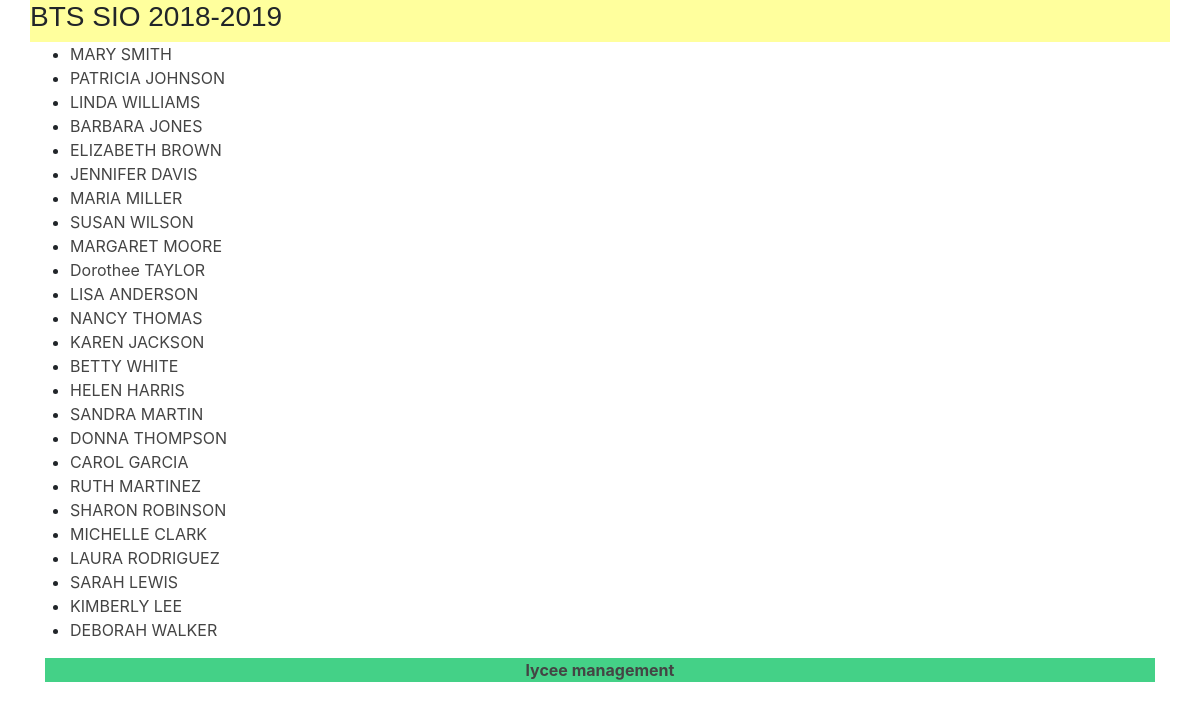
Screenshot of /lycee/3 with the database file from the repository.
### lycee/models.py (models this page shows, shortened)
class Cursus(models.Model):
  name = models.CharField(
    max_length=50,
    blank=False,
    null=True,
    default='aucun'
    )
  year_from_bac = models.SmallIntegerField(
    help_text ="year since le bac",
    verbose_name="year",
    blank=False,
    null=True,
    default=0
  )
  scholar_year = models.CharField(
    max_length=9,
    blank=False,
    null=True,
    default='0000-00001'
  )

class Student(models.Model):
  first_name = models.CharField(
    max_length=50,
    blank=False,
    null=False
  )
  birth_date = models.DateField(
    verbose_name='date of birth',
    blank=False,
    null=True
  )
  last_name = models.CharField(
    verbose_name="lastname",
    help_text="last name of the student",
    blank=False, # pas de champ vide
    null=False, # pas de champ null (a conjuguer avec default
    default="???",
    max_length=255, # taille maximale du champ
  )
  phone = models.CharField(
    verbose_name="Phone number",
    help_text="phone number of the student",
    blank=False, # pas de champ vide
    null=False, # pas de champ null (a conjuguer avec default
    default="0999999999",
    max_length=10, # taille maximale du champ
  )
  email = models.EmailField(
    verbose_name="Email",
    help_text="",
    blank=False, # pas de champ vide
    null=False, # pas de champ null (a conjuguer avec default
    default="x@y.z",
    max_length=255, # taille maximale du champ
  )
  comments = models.CharField(
    verbose_name="comments",
    help_text="some comments about the student",
    blank=True,
    null=False, # pas de champ null (a conjuguer avec default
    default="",
    max_length=255, # taille maximale du champ
  )
  cursus = models.ForeignKey(
    Cursus,
    on_delete=models.CASCADE, # necessaire selon la version de Django
    null=True
  )

### lycee/views.py (the view)
# urls.py: path('lycee/<int:cursus_id>',views.detail,name='detail'),
def detail(request,cursus_id):
  cursus = Cursus.objects.get(pk=cursus_id)
  student_list = Student.objects.filter(cursus = cursus_id)
  context = {
    'cursus' : cursus,
    'student_list': student_list
  }
  return render(request,'lycee/cursus/detail_cursus.html',context)

### lycee/templates/lycee/cursus/detail_cursus.html (shortened to what this page needs)
{% extends 'master.html' %}
{% load static %}
{%if student_list%}
  {% block title %}
    {{cursus.name}} {{cursus.scholar_year}}
  {% endblock %}
  {% block content %}
    <div class="container">
        <div class="row">
          <ul>
          {% for student in student_list %}
            <li>
              <a href="/lycee/student/{{student.id}}">
                {{student.first_name}} {{student.last_name}}
              </a>
            </li>
          {% endfor %}
          </ul>
        </div>
    </div>
    {% endblock %}
{% else %}
<p>No student to show</p>
{% endif %}

### lycee/templates/master.html (shortened to what this page needs)
<!DOCTYPE html>
{% load static %}
<html>
    <head>
            <link rel="stylesheet" href="https://stackpath.bootstrapcdn.com/bootstrap/4.3.1/css/bootstrap.min.css">
        <link rel="stylesheet" type="text/css" href="{% static 'lycee/style.css' %}" />
    </head>
    <body>
        <div class="container">
            <header class="row">
                <div class="page-header">
                    <h3>{% block title %}{% endblock %}</h3>
                </div>
            </header>
            <article class="row">{% block content %}{% endblock %}</article>
            <footer class="navbar-fixed-bottom">
                <p class="text-center"><strong><a href={%url 'index'%}>lycee management</a></strong></p>
            </footer>
        </div>
    </body>
</html>

### lycee/static/lycee/style.css (style rules this page uses)
a { color : #444444; }
p { background-color: #44d187 }
html { position: relative; min-height: 100%; }
.page-header { background-color: #FFFF9D; font-family: Arial; width: 100%; }

### rows the page displays
Cursus: name "BTS SIO", scholar_year "2018-2019"
Student: first_name "MARY", last_name "SMITH"
Student: first_name "PATRICIA", last_name "JOHNSON"
Student: first_name "LINDA", last_name "WILLIAMS"
Student: first_name "BARBARA", last_name "JONES"
Student: first_name "ELIZABETH", last_name "BROWN"
Student: first_name "JENNIFER", last_name "DAVIS"
Student: first_name "MARIA", last_name "MILLER"
Student: first_name "SUSAN", last_name "WILSON"
Student: first_name "MARGARET", last_name "MOORE"
Student: first_name "Dorothee", last_name "TAYLOR"
Student: first_name "LISA", last_name "ANDERSON"
Student: first_name "NANCY", last_name "THOMAS"
Student: first_name "KAREN", last_name "JACKSON"
Student: first_name "BETTY", last_name "WHITE"
Student: first_name "HELEN", last_name "HARRIS"
Student: first_name "SANDRA", last_name "MARTIN"
Student: first_name "DONNA", last_name "THOMPSON"
Student: first_name "CAROL", last_name "GARCIA"
Student: first_name "RUTH", last_name "MARTINEZ"
Student: first_name "SHARON", last_name "ROBINSON"
Student: first_name "MICHELLE", last_name "CLARK"
Student: first_name "LAURA", last_name "RODRIGUEZ"
Student: first_name "SARAH", last_name "LEWIS"
Student: first_name "KIMBERLY", last_name "LEE"
Student: first_name "DEBORAH", last_name "WALKER"
